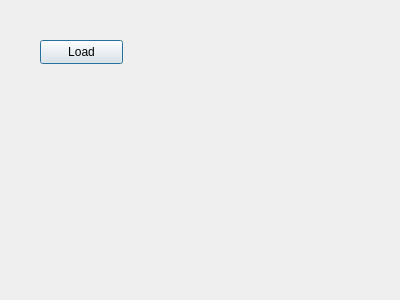
<?xml version="1.0" encoding="UTF-8"?>
<ui version="4.0">
 <class>ImageView</class>
 <widget class="QDialog" name="ImageView">
  <property name="geometry">
   <rect>
    <x>0</x>
    <y>0</y>
    <width>400</width>
    <height>300</height>
   </rect>
  </property>
  <property name="windowTitle">
   <string>ImageView</string>
  </property>
  <widget class="QPushButton" name="pbLoadImage">
   <property name="geometry">
    <rect>
     <x>40</x>
     <y>40</y>
     <width>83</width>
     <height>24</height>
    </rect>
   </property>
   <property name="text">
    <string>Load</string>
   </property>
  </widget>
 </widget>
 <layoutdefault spacing="6" margin="11"/>
 <resources/>
 <connections/>
</ui>
